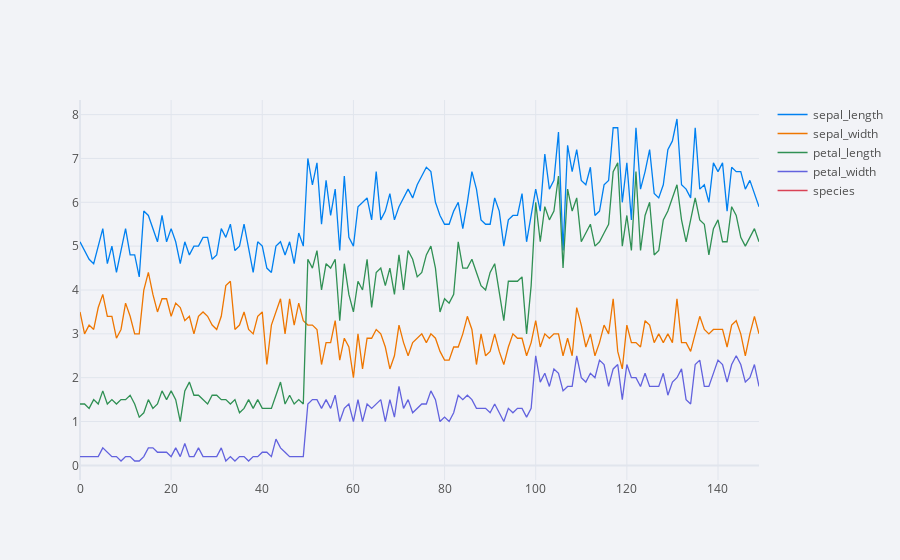

Notebook code for this chart:
### Code cell
df1.iplot()

### Figure 1 — Plotly figure (JSON) as saved in the notebook; plotly's stock layout.template omitted (floating-point values rounded to 4 significant figures; data arrays with more than 128 entries replaced by an {"elided": "..."} marker saying what was removed)
{"data": [{"line": {"color": "rgba(0, 128, 240, 1.0)", "dash": "solid", "shape": "linear", "width": 1.3}, "mode": "lines", "name": "sepal_length", "text": "", "type": "scatter", "x": {"elided": "150 int values"}, "y": {"elided": "150 float values"}}, {"line": {"color": "rgba(238, 118, 0, 1.0)", "dash": "solid", "shape": "linear", "width": 1.3}, "mode": "lines", "name": "sepal_width", "text": "", "type": "scatter", "x": {"elided": "150 int values"}, "y": {"elided": "150 float values"}}, {"line": {"color": "rgba(48, 144, 84, 1.0)", "dash": "solid", "shape": "linear", "width": 1.3}, "mode": "lines", "name": "petal_length", "text": "", "type": "scatter", "x": {"elided": "150 int values"}, "y": {"elided": "150 float values"}}, {"line": {"color": "rgba(98, 98, 222, 1.0)", "dash": "solid", "shape": "linear", "width": 1.3}, "mode": "lines", "name": "petal_width", "text": "", "type": "scatter", "x": {"elided": "150 int values"}, "y": {"elided": "150 float values"}}, {"line": {"color": "rgba(217, 66, 85, 1.0)", "dash": "solid", "shape": "linear", "width": 1.3}, "mode": "lines", "name": "species", "text": "", "type": "scatter", "x": {"elided": "150 int values"}, "y": {"elided": "150 str values"}}], "layout": {"legend": {"bgcolor": "#F2F3F7", "font": {"color": "#505050"}}, "paper_bgcolor": "#F2F3F7", "plot_bgcolor": "#F2F3F7", "title": {"font": {"color": "#484848"}}, "xaxis": {"gridcolor": "#E1E5ED", "showgrid": true, "tickfont": {"color": "#505050"}, "title": {"font": {"color": "#505050"}, "text": ""}, "zerolinecolor": "#E1E5ED"}, "yaxis": {"gridcolor": "#E1E5ED", "showgrid": true, "tickfont": {"color": "#505050"}, "title": {"font": {"color": "#505050"}, "text": ""}, "zerolinecolor": "#E1E5ED"}}}
